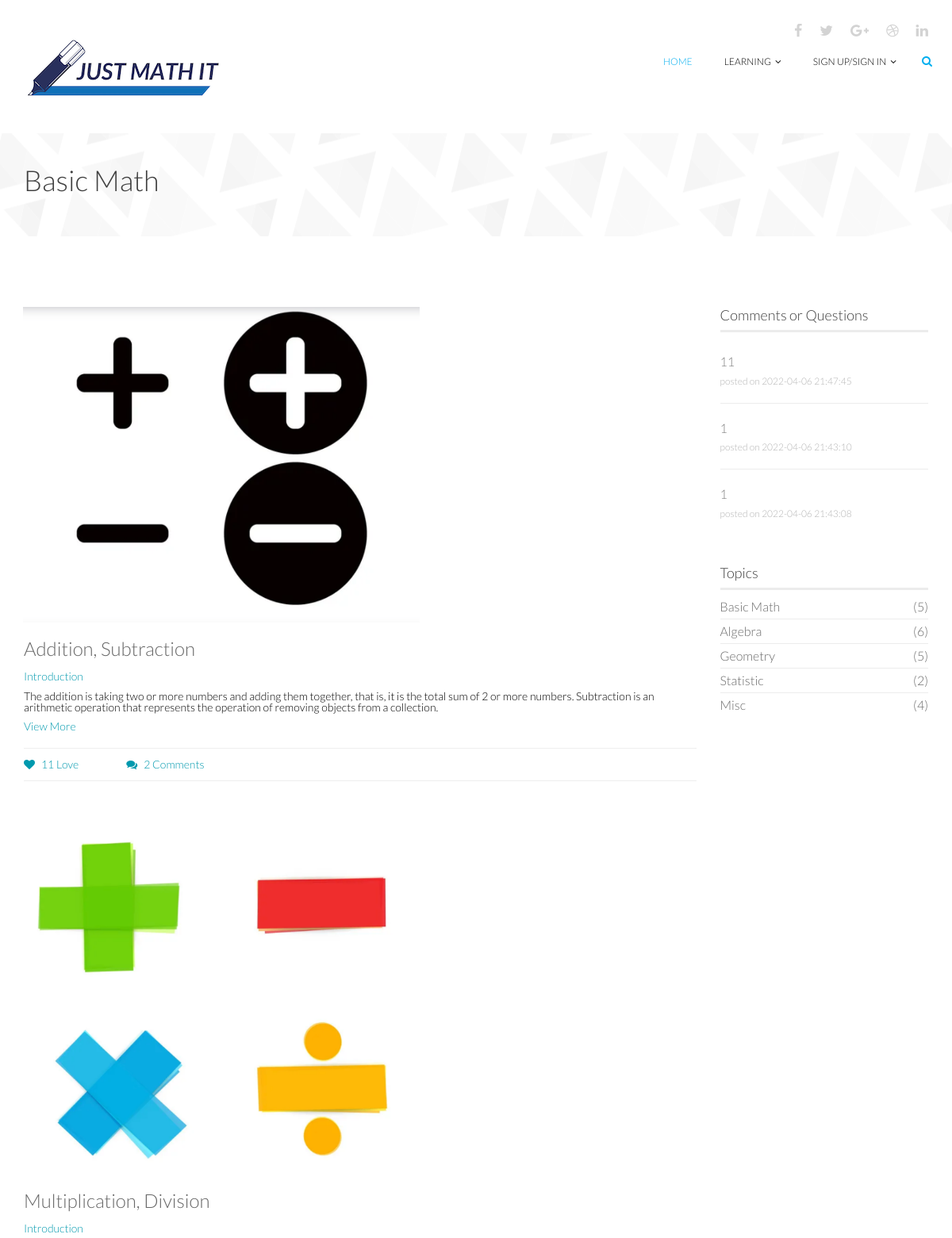
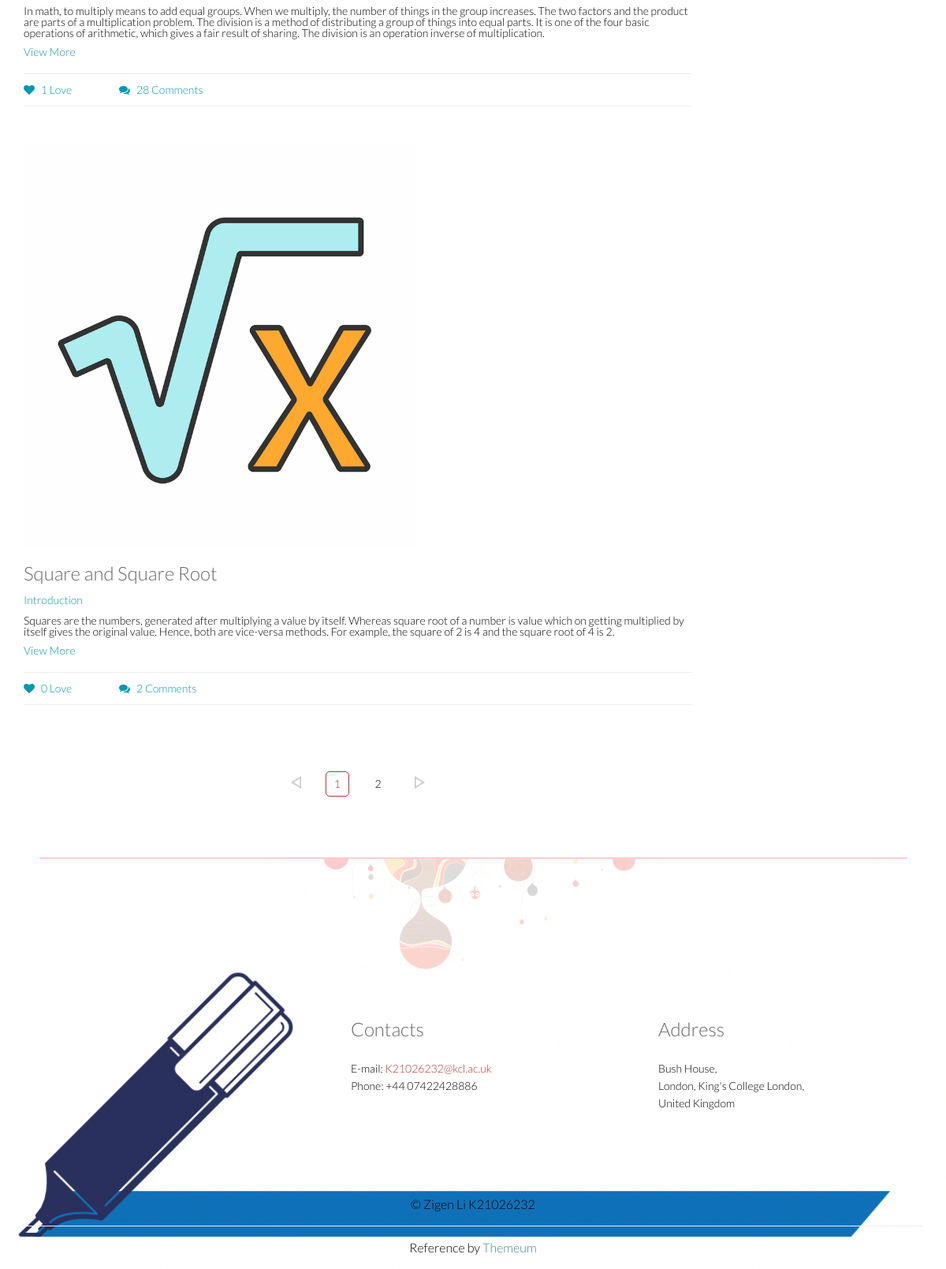
Page /topics/Basic Math/ on the committed database (2 pictures, top to bottom).
### models.py (models this page shows)
class Topics(db.Model):
    topic_id = db.Column(db.Integer, primary_key=True)
    topic_name = db.Column(db.String(128), index=True, unique=True)

class Skills(db.Model):
    skill_id = db.Column(db.Integer, primary_key=True)
    skill_name = db.Column(db.String(128), nullable=True)
    skill_introduction = db.Column(db.String(128), nullable=True)
    like = db.Column(db.Integer, default=0)
    topic_id = db.Column(db.Integer, db.ForeignKey('topics.topic_id'))

class Comments(db.Model):
    comment_id = db.Column(db.Integer, primary_key=True)
    comment = db.Column(db.String(128), nullable=False)
    skill_id = db.Column(db.Integer, db.ForeignKey('skills.skill_id'))
    topic_id = db.Column(db.Integer, db.ForeignKey('skills.topic_id'))
    user_id = db.Column(db.Integer, nullable=True)
    user_type = db.Column(db.Boolean, nullable=True)
    comment_time = db.Column(db.String(128), nullable=True)

### app.py (the view)
@app.route('/topics/<topic>/', methods=['GET', 'POST'])
def topics(topic):
    name = session.get('NAME')
    email = session.get('EMAIL')
    topic_ = Topics.query.filter(Topics.topic_name == topic).first()
    page = int(request.args.get('page', 1))
    per_page = int(request.args.get('per_page', 3))
    paginate = Skills.query.filter(Skills.topic_id == topic_.topic_id).paginate(page, per_page, error_out=False)
    info = []
    skills = paginate.items
    for skill in skills:
        info.append({
            'comment': Comments.query.filter(Comments.skill_id == skill.skill_id).count(),
            'image': skill.skill_name + '.png'
        })
    comment_info = []
    comment_detail = Comments.query.filter(Comments.topic_id == topic_.topic_id).order_by(
        Comments.comment_time.desc()).all()
    for comment in comment_detail[:3]:
        skill_name = Skills.query.filter(Skills.skill_id == comment.skill_id).first().skill_name
        comment_info.append({
            'comment': comment,
            'skill_name': skill_name
        })
    topic_info = []
    all_topic = Topics.query.all()
    for topic_ in all_topic:
        topic_info.append({
            'skill_count': Skills.query.filter(Skills.topic_id == topic_.topic_id).count(),
            'topic_name': topic_.topic_name
        })
    return render_template('topics.html', name=name, topic=topic, skills=paginate.items, paginate=paginate, info=info,
                           comment_info=comment_info, all_topic=topic_info)

### app.py (called while the page is built)
@app.after_request
def add_header(r):
    r.headers["Cache-Control"] = "no-cache, no-store, must-revalidate"
    r.headers["Pragma"] = "no-cache"
    r.headers["Expires"] = "0"
    r.headers['Cache-Control'] = 'public, max-age=0'
    return r

### templates/topics.html (shortened to what this page needs)
<!DOCTYPE html>
<html lang="en">
{% extends "base.html" %}
{% block mainContent %}
    <section id="page-breadcrumb">
        <div class="vertical-center sun">
             <div class="container">
                <div class="row">
                    <div class="action">
                        <div class="col-sm-12">
                            <h1 class="title">{{ topic }}
                            </h1>
                        </div>
                    </div>
                </div>
            </div>
        </div>
   </section>
    <section id="blog" class="padding-top">
        <div class="container">
            <div class="row">
                <div class="col-md-9 col-sm-7">
                    <div class="row">
                        {% for i in range(skills|length) %}
                         <div class="col-sm-12 col-md-12">
                            <div class="single-blog single-column">
                                <div class="post-thumb">
                                    <a href="{{ url_for('ready',skill_=skills[i].skill_name) }}"><img src="{{ url_for('static',filename='images/skills/'+info[i].image) }}" class="img-responsive" style="width: 500px"></a>
                                </div>
                                <div class="post-content overflow">
                                    <h2 class="post-title bold"><a href="#">{{ skills[i].skill_name }}</a></h2>
                                    <h3 class="post-author"><a onclick="false">Introduction</a></h3>
                                    <p>{{ skills[i].skill_introduction }}</p>
                                    <a href="{{ url_for('skill_details',skill_ = skills[i].skill_name)}}" class="read-more">View More</a>
                                    <div class="post-bottom overflow">
                                        <ul class="nav navbar-nav post-nav">
                                            <li><a href="#"><i class="fa fa-heart"></i>{{ skills[i].like }} Love</a></li>
                                            <li><a href="#"><i class="fa fa-comments"></i>{{ info[i].comment }} Comments</a></li>
                                        </ul>
                                    </div>
                                </div>
                            </div>
                        </div>
                        {% endfor %}
                    </div>
                    <div class="pagination_page">
                        <ul class="pagination">
                            <li class="page-item ">
                                    <a href="{{ url_for('topics',topic = topic, page=paginate.prev_num)}}">left</a>
                            </li>
                            {% for i in paginate.iter_pages() %}
                                {% if i == paginate.page %}
                                    <li class="active">
                                        <a href="{{ url_for('topics',topic = topic, page=i)}}">{{ i }}</a>
                                    </li>
                                {% else %}
                                    <li>
                                        <a href="{{ url_for('topics',topic = topic, page=i) }}">{{ i }}</a>
                                    </li>
                                {% endif %}
                            {% endfor %}
                            <li>
                                <a href="{{ url_for('topics',topic = topic, page=paginate.next_num)}}">right</a>
                            </li>
                        </ul>
                    </div>
                 </div>
                <div class="col-md-3 col-sm-5">
                    <div class="sidebar blog-sidebar">
                        <div class="sidebar-item  recent">
                            <h3>Comments or Questions</h3>
                        {% if comment_info|length == 0  %}
                            <div class="media">
                                <div class="media-body">
                                    <h4><a onclick="false">No comments yet</a></h4>
                                </div>
                            </div>
                        {% else %}
                            {% for comment in comment_info %}
                            <div class="media">
                                <div class="media-body">
                                    <h4><a href="{{ url_for('skill_details',skill_=comment.skill_name) }}">{{ comment.comment.comment }}</a></h4>
                                    <p>posted on {{ comment.comment.comment_time }}</p>
                                </div>
                            </div>
                            {% endfor %}
                        {% endif %}
                        </div>
                        <div class="sidebar-item categories">
                            <h3>Topics</h3>
                            <ul class="nav navbar-stacked">
                                <ul class="nav navbar-stacked">
                                    {% for tp in all_topic %}
                                    <li><a href="{{ url_for('topics',topic=tp.topic_name) }}">{{ tp.topic_name }}<span class="pull-right">({{ tp.skill_count }})</span></a></li>
                                    {% endfor %}
                                </ul>
                            </ul>
                        </div>
                    </div>
                </div>
            </div>
        </div>
    </section>
</html>
{% endblock %}

### templates/base.html (shortened to what this page needs)
<!DOCTYPE html>
<html lang="en">
<head>
    <link href="{{ url_for('static',filename='css/bootstrap.min.css') }}" rel="stylesheet">
    <link href="{{ url_for('static',filename='css/font-awesome.min.css') }}" rel="stylesheet">
    <link href="{{ url_for('static',filename='css/animate.min.css') }}" rel="stylesheet">
    <link href="{{ url_for('static',filename='css/lightbox.css') }}" rel="stylesheet">
	<link href="{{ url_for('static',filename='css/main.css') }}" rel="stylesheet">
	<link href="{{ url_for('static',filename='css/responsive.css') }}" rel="stylesheet">
    <link href="{{ url_for('static',filename='css/quiz.css') }}" rel="stylesheet">
    <link
  href="http://cdnjs.cloudflare.com/ajax/libs/font-awesome/4.3.0/css/font-awesome.css"
  rel="stylesheet"  type='text/css'>
</head>
<body>
<header id="header">
        <div class="container">
            <div class="row">
                <div class="col-sm-12 overflow">
                   <div class="social-icons pull-right">
                        <ul class="nav nav-pills">
                            <li><a href=""><i class="fa fa-facebook"></i></a></li>
                            <li><a href=""><i class="fa fa-twitter"></i></a></li>
                            <li><a href=""><i class="fa fa-google-plus"></i></a></li>
                            <li><a href=""><i class="fa fa-dribbble"></i></a></li>
                            <li><a href=""><i class="fa fa-linkedin"></i></a></li>
                        </ul>
                    </div>
                </div>
             </div>
        </div>
        <div class="navbar navbar-inverse" role="banner">
            <div class="container">
                <div class="navbar-header">
                    <a class="navbar-brand" href="{{ url_for('index') }}">
                        <h1><img src="{{ url_for("static",filename="images/logo.png") }}" alt="logo"></h1>
                    </a>
                </div>
                <div class="collapse navbar-collapse">
                    <ul class="nav navbar-nav navbar-right">
                        <li class="active"><a href="{{ url_for("index") }}">Home</a></li>
                        <li class="dropdown"><a href="#">Learning<i class="fa fa-angle-down"></i></a>
                        </li>
                        {% if name %}
                        <li class="dropdown"><a href="{{ url_for("index") }}">Dear {{ name }}<i class="fa fa-angle-down"></i></a>
                            <ul role="menu" class="sub-menu">
                                <li><a href="{{ url_for("profile") }}">My Profile</a></li>
                                <li><a href="{{ url_for("logout") }}">Log Out</a></li>
                            </ul>
                        </li>
                        {% else %}
                        <li class="dropdown"><a href="">Sign Up/Sign In<i class="fa fa-angle-down"></i></a>
                        {% endif %}
                    </ul>
                </div>
                <div class="search">
                    <form role="form">
                        <i class="fa fa-search"></i>
                    </form>
                </div>
            </div>
        </div>
    </header>
    {% block mainContent %}{% endblock %}
    <footer id="footer">
        <div class="container">
            <div class="row">
                <div class="col-sm-12 text-center bottom-separator">
                    <img src="{{ url_for('static',filename='images/home/under.png') }}" class="img-responsive inline" alt="">
                </div>
                <div class="col-md-4 col-sm-6">
                </div>
                <div class="col-md-4 col-sm-6">
                    <div class="contact-info bottom">
                        <h2>Contacts</h2>
                        <address>
                        E-mail: <a href="mailto:someone@example.com">K21026232@kcl.ac.uk</a> <br>
                        Phone: +44 07422428886 <br>
                        </address>
                    </div>
                </div>
                <div class="col-md-4 col-sm-6">
                    <div class="contact-info bottom">
                <h2>Address</h2>
                        <address>
                        Bush House, <br>
                        London, King's College London, <br>
                        United Kingdom <br>
                        </address>
                    </div>
                </div>
                <div class="col-sm-12">
                    <div class="copyright-text text-center">
                        <p>&copy; Zigen Li K21026232 </p>
                        <hr>
                        <p>Reference by <a target="_blank" href="http://www.themeum.com">Themeum</a></p>
                    </div>
                </div>
            </div>
        </div>
    </footer>
</body>
</html>

### static/css/quiz.css (style rules this page uses)
body { line-height: 1.4rem; }

### rows in the picture
Topics: topic_name "Basic Math", skill_count "5"
Skills: skill_name "Addition, Subtraction", skill_introduction "The addition is taking two or more numbers and adding them together, that is, it is the total sum of 2 or more numbers. Subtraction is an arithmetic operation that represents the operation of removing objects from a collection.", like "11"
Skills: skill_name "Multiplication, Division", skill_introduction "In math, to multiply means to add equal groups. When we multiply, the number of things in the group increases. The two factors and the product are parts of a multiplication problem. The division is a method of distributing a group of things into equal parts. It is one of the four basic operations of arithmetic, which gives a fair result of sharing. The division is an operation inverse of multiplication.", like "1", comment.comment "11", comment.comment_time "2022-04-06 21:47:45", comment.comment "1", comment.comment_time "2022-04-06 21:43:10", comment.comment_time "2022-04-06 21:43:08"
Skills: skill_name "Square and Square Root", skill_introduction "Squares are the numbers, generated after multiplying a value by itself. Whereas square root of a number is value which on getting multiplied by itself gives the original value. Hence, both are vice-versa methods. For example, the square of 2 is 4 and the square root of 4 is 2.", like "0"
Topics: topic_name "Algebra", skill_count "6"
Topics: topic_name "Geometry", skill_count "5"
Topics: topic_name "Statistic", skill_count "2"
Topics: topic_name "Misc", skill_count "4"

### other values in the picture
{{ info[i].comment }} "2" "28" "2"
{{ i }} "1"
{{ i }} "2"
